Frame 1 (no input): blank canvas, image omitted
Frame 60 (no input): blank canvas, image omitted
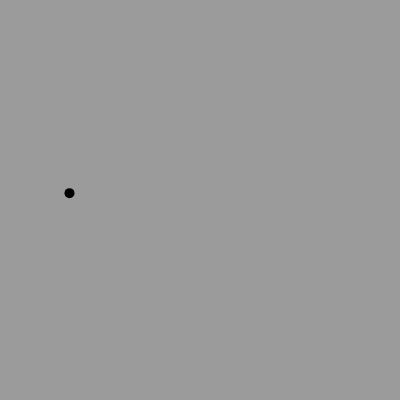
Frame 120 (the mouse pressed at the canvas centre since frame 60)

The p5.js sketch whose frames 1 and 60 were blank and that drew this single picture after the mouse press (run headless with seeded random() and noise() and a simulated clock; from frame 60 on, the mouse is pressed at the canvas centre):

// p5.js sketch
// ── sketch.js
var x = 10;
var y = 0;

var d = 10;

var xspeed = .5;

var yspeed = 0;

var xdir = 1;

var ydir = 1;

// we use a smallnumber because this accumulates 
// over time, increasing the speed

var gravity = .1;

function setup() {
	createCanvas(400, 400);
}

function draw() {
	background(155);

	fill(0);
	noStroke();
	ellipse(x, y, d, d);

	// add speed to location
	x = x + xspeed * xdir;
	y = y + yspeed;

	yspeed = yspeed + gravity;

	// if circle reaches bottom, reverse speed
	if (y > height) {
		// dampening effect
		yspeed = yspeed * -.95;
	}

	if (x > width - d/2 && xdir > 0) {
		x = width - d/2;
		xdir *= -1;
	}

	if (x < d/2 && xdir < 0) {
		x = d/2;
		xdir *= -1;
	}

}
